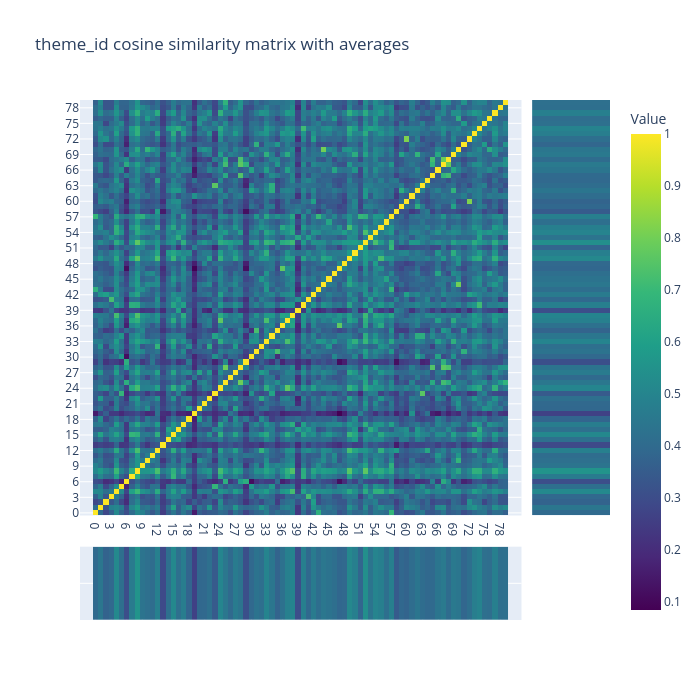

Notebook cell for this chart:
### Markdown cell above
Theme similarity plot

### Code cell
# Plot theme similarity heatmap
fig3 = p3_utils.theme_id_heatmap(similarity_df, width=700, colorscale="viridis")
fig3.show()
if SAVE:
    fig3.write_html("/Users/jeremyserillon/Downloads/heatmap_theme_id_similarity.html")

### Figure 1 — Plotly figure (JSON) as saved in the notebook; plotly's stock layout.template omitted (floating-point values rounded to 4 significant figures; data arrays with more than 128 entries replaced by an {"elided": "..."} marker saying what was removed)
{"data": [{"coloraxis": "coloraxis", "hovertemplate": "Row %{y}, Col %{x}: %{z:.3f}<extra></extra>", "type": "heatmap", "x": ["0", "1", "2", "3", "4", "5", "6", "7", "8", "9", "10", "11", "12", "13", "14", "15", "16", "17", "18", "19", "20", "21", "22", "23", "24", "25", "26", "27", "28", "29", "30", "31", "32", "33", "34", "35", "36", "37", "38", "39", "40", "41", "42", "43", "44", "45", "46", "47", "48", "49", "50", "51", "52", "53", "54", "55", "56", "57", "58", "59", "60", "61", "62", "63", "64", "65", "66", "67", "68", "69", "70", "71", "72", "73", "74", "75", "76", "77", "78", "79"], "xaxis": "x", "y": ["0", "1", "2", "3", "4", "5", "6", "7", "8", "9", "10", "11", "12", "13", "14", "15", "16", "17", "18", "19", "20", "21", "22", "23", "24", "25", "26", "27", "28", "29", "30", "31", "32", "33", "34", "35", "36", "37", "38", "39", "40", "41", "42", "43", "44", "45", "46", "47", "48", "49", "50", "51", "52", "53", "54", "55", "56", "57", "58", "59", "60", "61", "62", "63", "64", "65", "66", "67", "68", "69", "70", "71", "72", "73", "74", "75", "76", "77", "78", "79"], "yaxis": "y", "z": {"elided": "80x80 float values"}}, {"coloraxis": "coloraxis", "hovertemplate": "Row %{y} avg: %{z:.3f}<extra></extra>", "type": "heatmap", "x": ["row avg"], "xaxis": "x2", "y": ["0", "1", "2", "3", "4", "5", "6", "7", "8", "9", "10", "11", "12", "13", "14", "15", "16", "17", "18", "19", "20", "21", "22", "23", "24", "25", "26", "27", "28", "29", "30", "31", "32", "33", "34", "35", "36", "37", "38", "39", "40", "41", "42", "43", "44", "45", "46", "47", "48", "49", "50", "51", "52", "53", "54", "55", "56", "57", "58", "59", "60", "61", "62", "63", "64", "65", "66", "67", "68", "69", "70", "71", "72", "73", "74", "75", "76", "77", "78", "79"], "yaxis": "y2", "z": [[0.3955], [0.4457], [0.3717], [0.3918], [0.5157], [0.415], [0.303], [0.4645], [0.5553], [0.4357], [0.4194], [0.4099], [0.4834], [0.291], [0.4202], [0.513], [0.4212], [0.4695], [0.3801], [0.262], [0.3909], [0.3933], [0.4205], [0.3454], [0.5005], [0.4462], [0.3953], [0.4627], [0.4375], [0.3087], [0.3936], [0.4328], [0.4149], [0.499], [0.4421], [0.3755], [0.4254], [0.4845], [0.4992], [0.3028], [0.4788], [0.3948], [0.464], [0.4145], [0.4463], [0.4325], [0.4185], [0.3856], [0.3926], [0.511], [0.4774], [0.384], [0.5384], [0.4358], [0.4977], [0.4795], [0.418], [0.4784], [0.3463], [0.3911], [0.3774], [0.4092], [0.4402], [0.4072], [0.3916], [0.3983], [0.4403], [0.458], [0.4066], [0.4547], [0.4453], [0.3852], [0.4167], [0.4751], [0.494], [0.4205], [0.411], [0.4811], [0.4153], [0.4201]]}, {"coloraxis": "coloraxis", "hovertemplate": "Col %{x} avg: %{z:.3f}<extra></extra>", "type": "heatmap", "x": ["0", "1", "2", "3", "4", "5", "6", "7", "8", "9", "10", "11", "12", "13", "14", "15", "16", "17", "18", "19", "20", "21", "22", "23", "24", "25", "26", "27", "28", "29", "30", "31", "32", "33", "34", "35", "36", "37", "38", "39", "40", "41", "42", "43", "44", "45", "46", "47", "48", "49", "50", "51", "52", "53", "54", "55", "56", "57", "58", "59", "60", "61", "62", "63", "64", "65", "66", "67", "68", "69", "70", "71", "72", "73", "74", "75", "76", "77", "78", "79"], "xaxis": "x3", "y": ["col avg"], "yaxis": "y3", "z": [[0.3955, 0.4457, 0.3717, 0.3918, 0.5157, 0.415, 0.303, 0.4645, 0.5553, 0.4357, 0.4194, 0.4099, 0.4834, 0.291, 0.4202, 0.513, 0.4212, 0.4695, 0.3801, 0.262, 0.3909, 0.3933, 0.4205, 0.3454, 0.5005, 0.4462, 0.3953, 0.4627, 0.4375, 0.3087, 0.3936, 0.4328, 0.4149, 0.499, 0.4421, 0.3755, 0.4254, 0.4845, 0.4992, 0.3028, 0.4788, 0.3948, 0.464, 0.4145, 0.4463, 0.4325, 0.4185, 0.3856, 0.3926, 0.511, 0.4774, 0.384, 0.5384, 0.4358, 0.4977, 0.4795, 0.418, 0.4784, 0.3463, 0.3911, 0.3774, 0.4092, 0.4402, 0.4072, 0.3916, 0.3983, 0.4403, 0.458, 0.4066, 0.4547, 0.4453, 0.3852, 0.4167, 0.4751, 0.494, 0.4205, 0.411, 0.4811, 0.4153, 0.4201]]}], "layout": {"coloraxis": {"colorbar": {"title": {"text": "Value"}}, "colorscale": [[0, "#440154"], [0.1111, "#482878"], [0.2222, "#3e4989"], [0.3333, "#31688e"], [0.4444, "#26828e"], [0.5556, "#1f9e89"], [0.6667, "#35b779"], [0.7778, "#6ece58"], [0.8889, "#b5de2b"], [1, "#fde725"]], "reversescale": false}, "height": 700, "title": {"text": "theme_id cosine similarity matrix with averages"}, "width": 700, "xaxis": {"anchor": "y", "domain": [0, 0.833]}, "xaxis2": {"anchor": "y2", "domain": [0.853, 1], "showticklabels": false}, "xaxis3": {"anchor": "y3", "domain": [0, 0.833], "matches": "x", "showticklabels": false}, "yaxis": {"anchor": "x", "domain": [0.201, 1.0], "scaleanchor": "x", "scaleratio": 1}, "yaxis2": {"anchor": "x2", "domain": [0.201, 1.0], "matches": "y", "showticklabels": false}, "yaxis3": {"anchor": "x3", "domain": [0, 0.141], "showticklabels": false}}}
